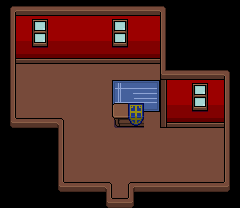

This game map was drawn from its Tiled (.tmx) file and the tilesets committed beside it. A one-line description and the full map source follow:
An orthogonal 15x13 tile map with 16x16 px tiles, 3 tile layers (Base Layer, Ground Layer, Upper Layer), 3 tilesets and 5 objects (Entrance, WorldObject, Shop Slate, NPC_4, Cutscene_Entrance).

<map version="1.10" tiledversion="1.10.2" orientation="orthogonal" renderorder="right-down" width="15" height="13" tilewidth="16" tileheight="16" infinite="0" nextlayerid="10" nextobjectid="42">
 <properties>
  <property name="BuildingID" type="int" value="35" />
  <property name="MapType" value="Town" />
 </properties>
 <tileset firstgid="1" source="../Tilesets/tilesetHouses.tsx" />
 <tileset firstgid="521" source="../Tilesets/tsWalls_Floors.tsx" />
 <tileset firstgid="1005" source="../Tilesets/Decor.tsx" />
 <layer id="6" name="Base Layer" width="15" height="13">
  <data encoding="csv">
566,566,566,566,566,566,566,566,566,566,566,566,566,566,566,
566,699,699,699,699,699,699,699,699,699,566,566,566,566,566,
566,721,721,721,721,721,721,721,721,721,566,566,566,566,566,
566,743,743,743,743,743,743,743,743,743,566,566,566,566,566,
566,895,895,895,895,895,895,895,895,895,566,566,566,566,566,
566,895,895,895,895,895,895,895,895,895,699,699,699,699,566,
566,895,895,895,895,895,895,895,895,895,721,721,721,721,566,
566,895,895,895,895,895,895,895,895,895,743,743,743,743,566,
566,566,566,566,895,895,895,895,895,895,895,895,895,895,566,
566,566,566,566,895,895,895,895,895,895,895,895,895,895,566,
566,566,566,566,895,895,895,895,895,895,895,895,895,895,566,
566,566,566,566,895,895,895,895,895,895,895,895,895,895,566,
566,566,566,566,566,566,566,895,566,566,566,566,566,566,566
</data>
 </layer>
 <layer id="7" name="Ground Layer" width="15" height="13">
  <data encoding="csv">
609,544,544,544,544,544,544,544,544,544,610,0,0,0,0,
611,0,2086,0,0,0,0,2086,0,0,633,0,0,0,0,
611,0,2109,0,0,0,0,2109,0,0,633,0,0,0,0,
611,588,588,588,588,588,588,588,588,588,633,0,0,0,0,
611,0,0,0,0,0,0,0,0,0,543,544,544,544,610,
611,0,0,0,0,0,0,2126,2127,2128,565,0,2086,0,633,
611,0,0,0,0,0,0,2149,2150,2151,565,0,2109,0,633,
631,0,0,0,0,0,0,443,445,0,587,588,588,588,633,
0,0,0,611,0,0,0,0,0,0,0,0,0,0,633,
0,0,0,611,0,0,0,0,0,0,0,0,0,0,633,
0,0,0,611,0,0,0,0,0,0,0,0,0,0,633,
0,0,0,631,0,0,0,0,0,0,0,0,0,0,632,
0,0,0,0,0,0,631,0,632,0,0,0,0,0,0
</data>
 </layer>
 <layer id="8" name="Upper Layer" width="15" height="13">
  <data encoding="csv">
0,0,0,0,0,0,0,0,0,0,0,0,0,0,0,
0,0,0,0,0,0,0,0,0,0,0,0,0,0,0,
0,0,0,0,0,0,0,0,0,0,0,0,0,0,0,
0,0,0,0,0,0,0,0,0,0,0,0,0,0,0,
0,0,0,0,0,0,0,0,0,0,0,0,0,0,0,
0,0,0,0,0,0,0,0,0,0,0,0,0,0,0,
0,0,0,0,0,0,0,471,419,0,0,0,0,0,0,
0,522,522,523,0,0,0,0,0,0,0,0,0,0,0,
0,0,0,0,0,0,0,0,0,0,0,0,0,0,0,
0,0,0,0,0,0,0,0,0,0,0,0,0,0,0,
0,0,0,0,0,0,0,0,0,0,0,0,0,0,0,
0,0,0,0,522,522,523,0,521,522,522,522,522,522,0,
0,0,0,0,0,0,0,522,0,0,0,0,0,0,0
</data>
 </layer>
 <objectgroup id="4" name="Travel Layer">
  <object id="1" name="Entrance" x="112" y="204" width="16" height="4">
   <properties>
    <property name="EntranceDir" value="Up" />
    <property name="Map" value="mapTown" />
   </properties>
  </object>
 </objectgroup>
 <objectgroup id="9" name="MapObject">
  <object id="36" name="WorldObject" x="32" y="80" width="32" height="16">
   <properties>
    <property name="ObjectID" type="int" value="87" />
   </properties>
  </object>
  <object id="40" name="Shop Slate" x="144" y="112" width="16" height="16">
   <properties>
    <property name="ObjectID" type="int" value="179" />
   </properties>
  </object>
 </objectgroup>
 <objectgroup id="5" name="Character Layer">
  <object id="32" name="NPC_4" x="128" y="96" width="16" height="16" />
  <object id="34" name="Cutscene_Entrance" x="112" y="176" width="16" height="16" />
 </objectgroup>
</map>
